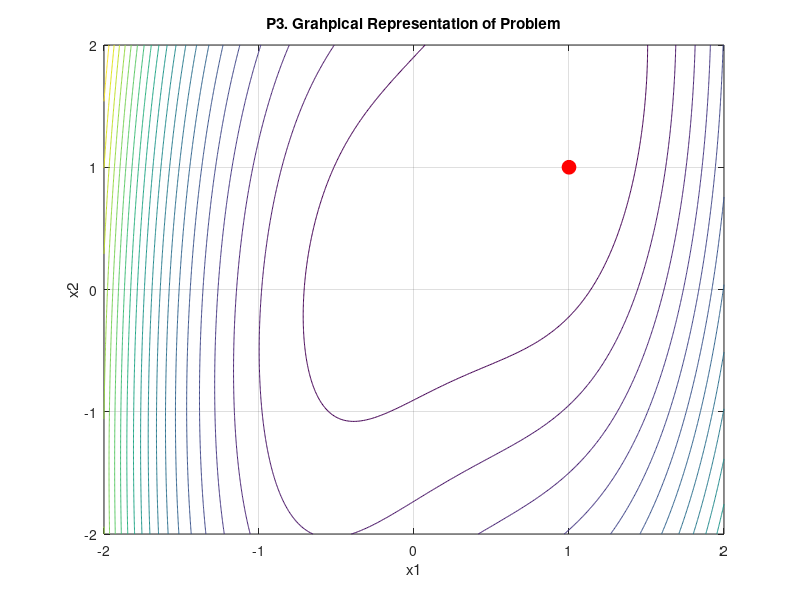

Reproduce this figure in MATLAB.
clear; clc;

[x, y] = meshgrid(linspace(-2, 2, 400), linspace(-2, 2, 400));
f_x = -y -2*x.*y + x.^2 + y.^2 -3*x.^2*y -2*x.^3 +2* x.^4;

contour(x, y, f_x, 20);
hold on;

plot(1, 1, 'ro', 'MarkerSize', 10, 'MarkerFaceColor', 'r');

xlabel('x1');
ylabel('x2');
title('P3. Grahpical Representation of Problem');

grid on;
hold off;